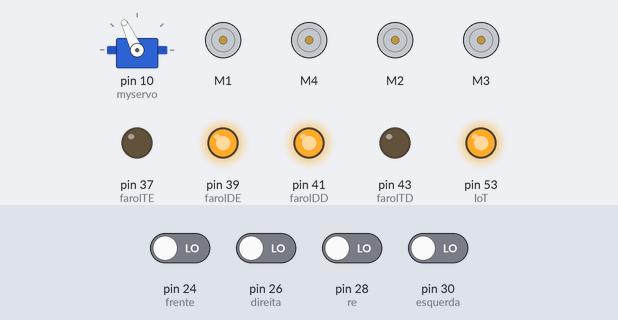
Recording of a sketch running on a simulated Arduino Mega 2560, built with avr-gcc and run on an emulated ATmega2560. On the bench: servo, 4 × DC motor (green arrow = forward, orange = backward, longer = faster), output pins drawn as LEDs (lit = HIGH). Dashed ring = blinking. The inputs (shaded band) are chosen by the test bench; at power-on: pin 24 (frente), pin 26 (direita), pin 28 (re), pin 30 (esquerda) LOW.

Above: at 3.2 s.
3.3 s: pin 26 (direita) driven HIGH
At 3.7 s:
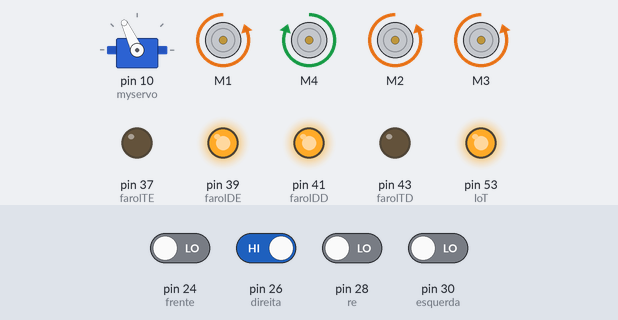
6.3 s: pin 28 (re) driven HIGH
At 6.8 s:
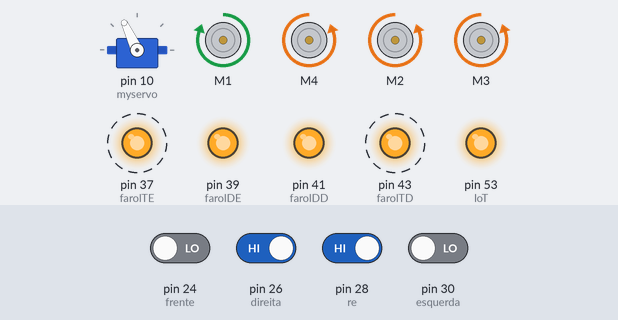
9.3 s: pin 30 (esquerda) driven HIGH
At 9.8 s:
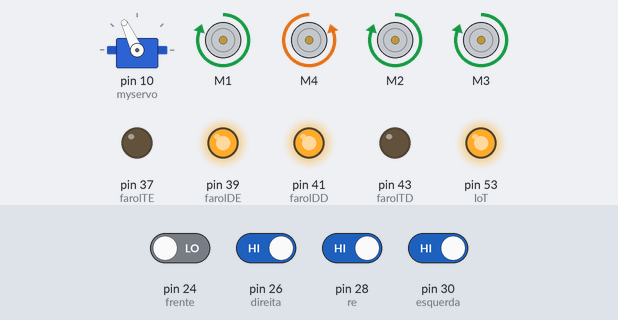
12.3 s: pin 30 (esquerda) driven LOW
At 12.8 s:
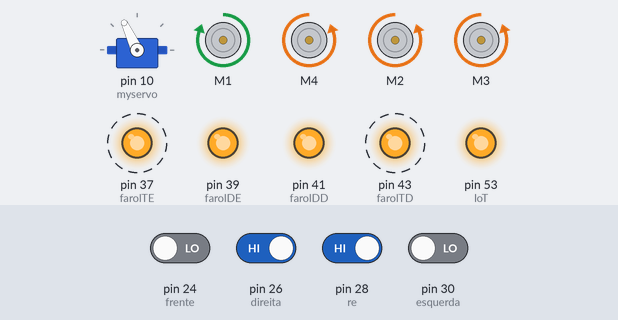
15.3 s: pin 26 (direita) driven LOW
At 15.8 s:
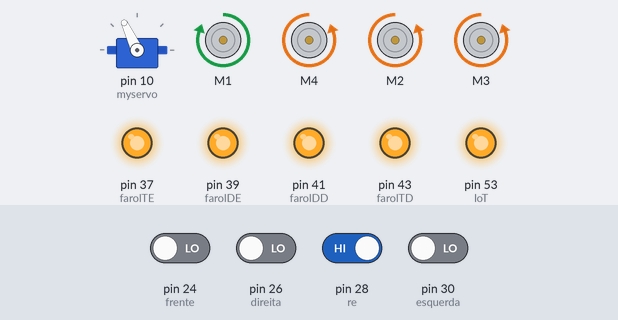
Timing chart, 0 to 18.3 s (numbered marks = the images above; inputs shaded):
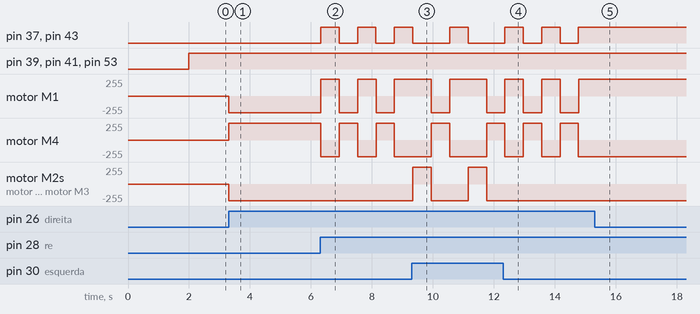

Measured:
- after the input at 3.3 s, motor M1–3: stopped → backward 254/255 at once; motor M4: stopped → forward 254/255 at once
- after the input at 6.3 s, pin 37 (farolTE), pin 43 (farolTD): alternates HIGH for 0.60 s and LOW for 0.60 s, starting at once; motor M1: alternates forward 254/255 for 0.60 s and backward 254/255 for 0.60 s, starting at once; motor M4: alternates forward 254/255 for 0.60 s and backward 254/255 for 0.61 s, starting at once
- after the input at 9.3 s, motor M2, motor M3: alternates forward 254/255 for 0.60 s and backward 254/255 for 1.2 s, starting at once
- after the input at 12.3 s, pin 37 (farolTE), pin 43 (farolTD): LOW → HIGH after 1.3 s, → LOW 0.60 s later, → HIGH 0.60 s later; motor M2, motor M3: stays backward 254/255 (without the input it goes to forward 254/255 after 0.67 s)
- after the input at 15.3 s, pin 37 (farolTE), pin 43 (farolTD): stops changing and stays HIGH; motor M1: stops changing and stays forward 254/255; motor M4: stops changing and stays backward 254/255

The sketch:

carrinho.ino
```cpp
//ARDUINO OBSTACLE AVOIDING CAR//
// Before uploading the code you have to install the necessary library//
//AFMotor Library https://learn.adafruit.com/adafruit-motor-shield/library-install //
//NewPing Library https://github.com/livetronic/Arduino-NewPing//
//Servo Library https://github.com/arduino-libraries/Servo.git //

#include <AFMotor.h>
#include <NewPing.h>
#include <Servo.h>

#define TRIG_PIN A0
#define ECHO_PIN A1
#define MAX_DISTANCE 200
#define MAX_SPEED 255 // sets speed of DC  motors
#define MAX_SPEED_OFFSET 20

NewPing sonar(TRIG_PIN, ECHO_PIN, MAX_DISTANCE);

AF_DCMotor motor1(1, MOTOR12_1KHZ);
AF_DCMotor motor2(2, MOTOR12_1KHZ);
AF_DCMotor motor3(3, MOTOR34_1KHZ);
AF_DCMotor motor4(4, MOTOR34_1KHZ);
Servo myservo;

//######################################

//Denominando as portas de cada componente

//Mensagem enviada pela IoT
int frente = 24;
int direita = 26;
int re = 28;
int esquerda = 30;

//Farois Dianteiros
int farolDE = 39;
int farolDD = 41;

//Luz de Ré
int farolTE = 37;
int farolTD = 43;

//Controladores do Sonar Ultrasônico
int SonarTrigger = 49;
int SonarEcho = 47;

int IoT = 53;

//##################################

//Variáveis utilizadas
int distancia = 0;
int tempo = 0;

int speedSet = 0;

int piso = 600;

void setup() {
  myservo.attach(10);
  myservo.write(115);
  delay(2000);

  //Portas digitais lendo a entrada dos sinais da IoT
  pinMode(frente, INPUT);
  pinMode(esquerda, INPUT);
  pinMode(re, INPUT);
  pinMode(direita, INPUT);

  //Sensor Ultrasônico
  pinMode(SonarTrigger, OUTPUT);
  pinMode(SonarEcho, INPUT);
  Serial.begin(9600);

  //Farois
  pinMode(farolDE, OUTPUT);
  pinMode(farolDD, OUTPUT);
  pinMode(farolTE, OUTPUT);
  pinMode(farolTD, OUTPUT);

  pinMode(IoT, OUTPUT);
}

void loop() {
  digitalWrite(IoT, HIGH);
  //moveForward();
  //moveBackward();
  //delay(5000);
  //turnRight();
  //turnLeft();

  //Farois Dianteiros acessos
  digitalWrite(farolDE, HIGH);
  digitalWrite(farolDD, HIGH);

   //Verifica qual sinal foi enviado pela IoT
  if(digitalRead(frente) == HIGH) {
    //Movimento para frente só é feito caso não tenha obstáculo a uma certa distância
    if(sensorUltra() >= 150)
      moveForward();
  }
  if(digitalRead(re) == HIGH)
  	moveBackward();
  if(digitalRead(esquerda) == HIGH)
  	turnLeft();
  if(digitalRead(direita) == HIGH)
   	turnRight();

}

void moveStop() {
  motor1.run(BACKWARD);
  motor2.run(FORWARD);
  motor3.run(BACKWARD);
  motor4.run(BACKWARD);
}

void moveForward() {
    motor1.run(BACKWARD);
    motor2.run(FORWARD);
    motor3.run(FORWARD);
    motor4.run(FORWARD);
    for (speedSet = 0; speedSet < MAX_SPEED; speedSet  += 2) // slowly bring the speed up to avoid loading down the batteries too quickly
   {
    motor1.setSpeed(speedSet);
    motor2.setSpeed(speedSet);
    motor3.setSpeed(speedSet);
    motor4.setSpeed(speedSet);
   }
   delay(piso);
   moveStop();
}

void moveBackward() {
    digitalWrite(farolTE, HIGH);
    digitalWrite(farolTD, HIGH);
    motor1.run(FORWARD);
    motor2.run(BACKWARD);
    motor3.run(BACKWARD);
    motor4.run(BACKWARD);
  for (speedSet = 0; speedSet < MAX_SPEED; speedSet  += 2) // slowly bring the speed up to avoid loading down the batteries too quickly
  {
    motor1.setSpeed(speedSet);
    motor2.setSpeed(speedSet);
    motor3.setSpeed(speedSet);
    motor4.setSpeed(speedSet);
  }
  delay(piso);
  moveStop();
  digitalWrite(farolTE, LOW);
  digitalWrite(farolTD, LOW);

}

void turnRight() {
  motor1.run(BACKWARD);
  motor4.run(FORWARD);
  motor2.run(BACKWARD);
  motor3.run(BACKWARD);
  for (speedSet = 0; speedSet < MAX_SPEED; speedSet  += 2) // slowly bring the speed up to avoid loading down the batteries too quickly
  {
    motor1.setSpeed(speedSet);
    motor2.setSpeed(speedSet);
    motor3.setSpeed(speedSet);
    motor4.setSpeed(speedSet);
  }
  delay(piso);
  moveStop();
}

void turnLeft() {
  motor1.run(FORWARD);
  motor4.run(BACKWARD);
  motor2.run(FORWARD);
  motor3.run(FORWARD);
  for (speedSet = 0; speedSet < MAX_SPEED; speedSet  += 2) // slowly bring the speed up to avoid loading down the batteries too quickly
  {
    motor1.setSpeed(speedSet);
    motor2.setSpeed(speedSet);
    motor3.setSpeed(speedSet);
    motor4.setSpeed(speedSet);
  }
  delay(piso);
  moveStop();
}

int sensorUltra() {
  //Estabiliza o sensor
  digitalWrite(SonarTrigger, LOW);
  delayMicroseconds(2);

  //Envia um pulso para ativar o sensor
  digitalWrite(SonarTrigger, HIGH);
  delayMicroseconds(10);
  digitalWrite(SonarTrigger, LOW);

  //Recebe o pulso de retorno do sensor vindo do ECHO e retorna o a duração do pulso em microsegundos
  tempo = pulseIn(SonarEcho, HIGH);
  //Distância = tempo * velocidade do som / 2 (Velocidade do som é 340 m/s)
  distancia = tempo/58.2;

  return distancia;
}
```
